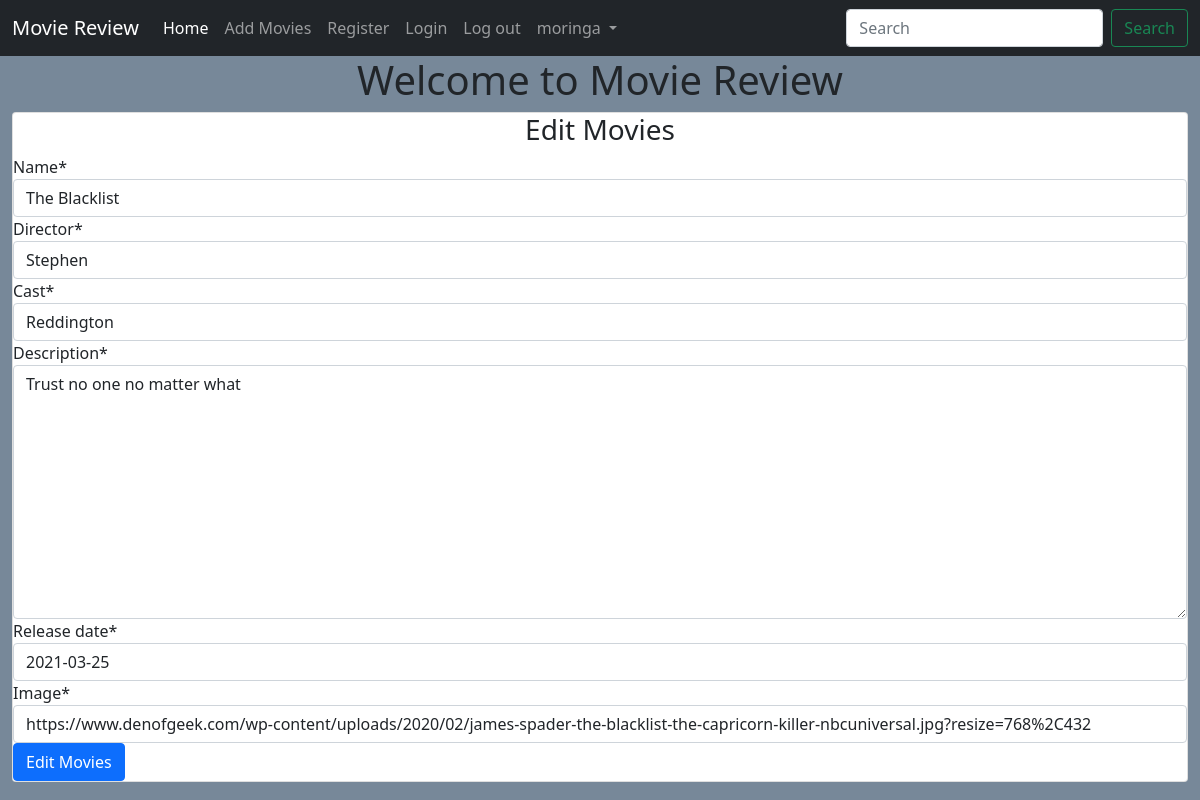
Page /editmovies/1/ (signed in) on the earlier database version.
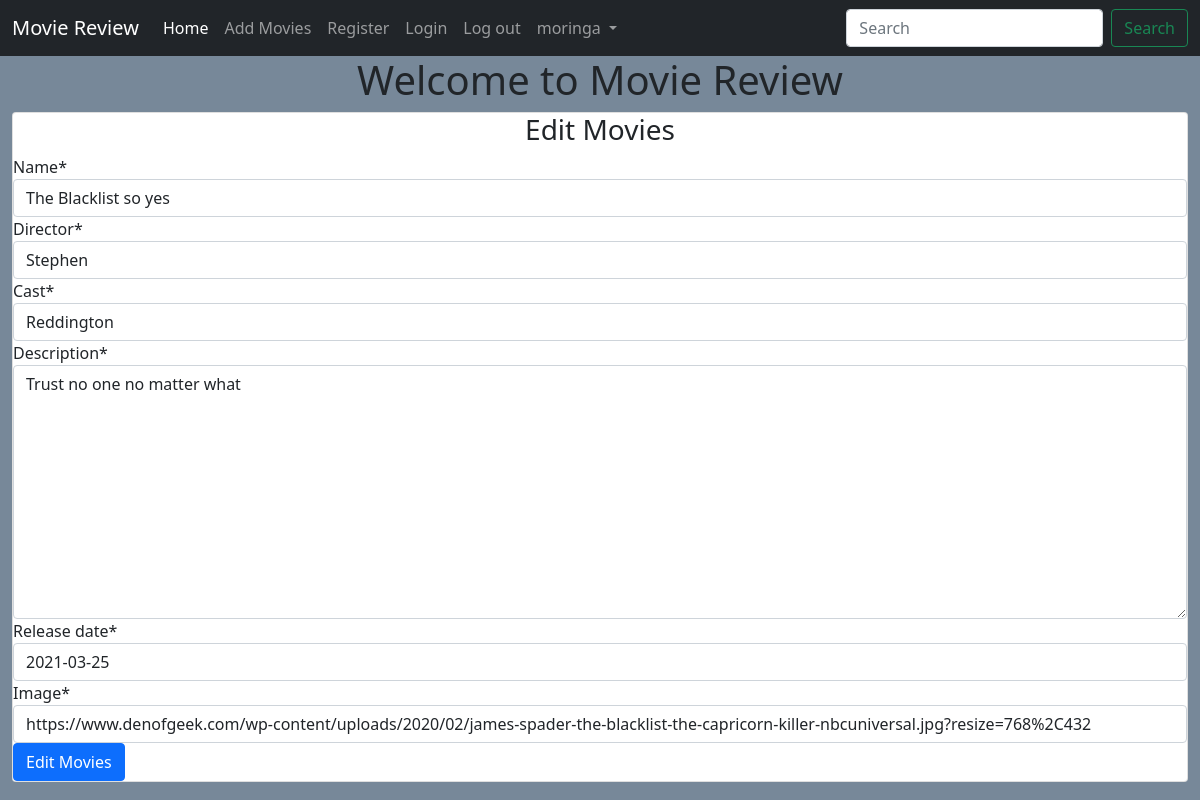
Same page on the later database version.
### main/models.py (models this page shows, shortened)
class Movie(models.Model):
    name = models.CharField(max_length=250)
    director = models.CharField(max_length=100)
    cast = models.CharField(max_length=1000)
    description = models.TextField(max_length=6000)
    release_date = models.DateField()
    averageRating = models.FloatField(default=0)
    image = models.URLField(default=None, null=True)

### main/views.py (the view)
# urls.py: path('editmovies/<int:id>/', views.edit_movies, name='edit_movies'),
@login_required()
def edit_movies(request, id):
    movie = Movie.objects.get(id=id)
    if request.method == 'POST':
        form = MovieForm(request.POST or None, instance=movie)
        if form.is_valid():
            data = form.save(commit=False)
            data.save()
            return redirect("main:details", id)
    else:
        form = MovieForm(instance=movie)
    return render(request,'main/addmovies.html', {"form": form, "controller":"Edit Movies"})

### main/forms.py
class MovieForm(forms.ModelForm):
    class Meta:
        model = Movie
        fields = ('name', 'director', 'cast', 'description', 'release_date', 'image')
        widgets = {
            'image': forms.TextInput(attrs={'placeholder': 'Add image url.... '}),
        }

### main/templates/main/addmovies.html (shortened to what this page needs)
{% extends 'main/base.html' %}
{% load crispy_forms_tags %}
{% block content %}
<div class="container-fluid">
    <div class="card">
       <div class="card-content">
          <h3 class="text-center">{{ controller }}</h3>
          <form action="" method="POST">
            {{form | crispy}}
            <input type="submit" value="{{controller}}" class="btn btn-primary">
          </form>
       </div>
    </div>
</div>
{% endblock %}

Differences in the rows shown:
changed Movie "Stephen": name "The Blacklist" → "The Blacklist so yes"
